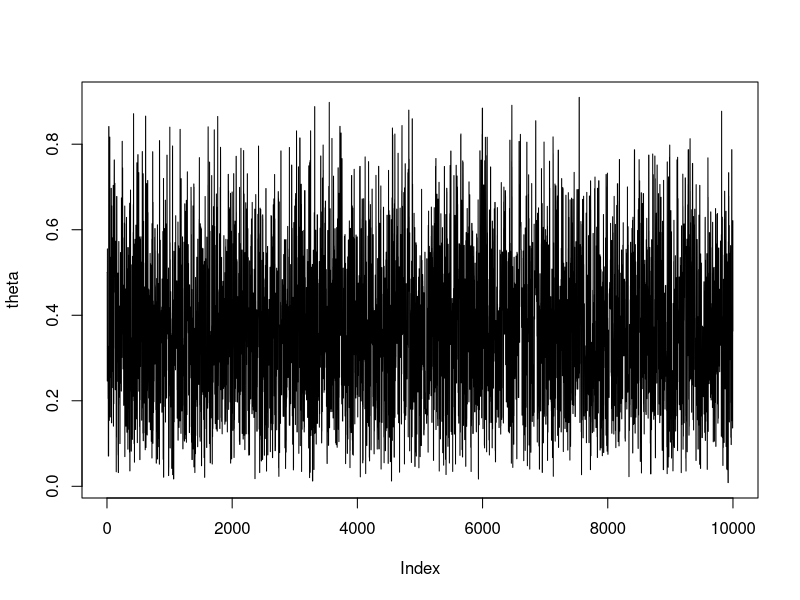
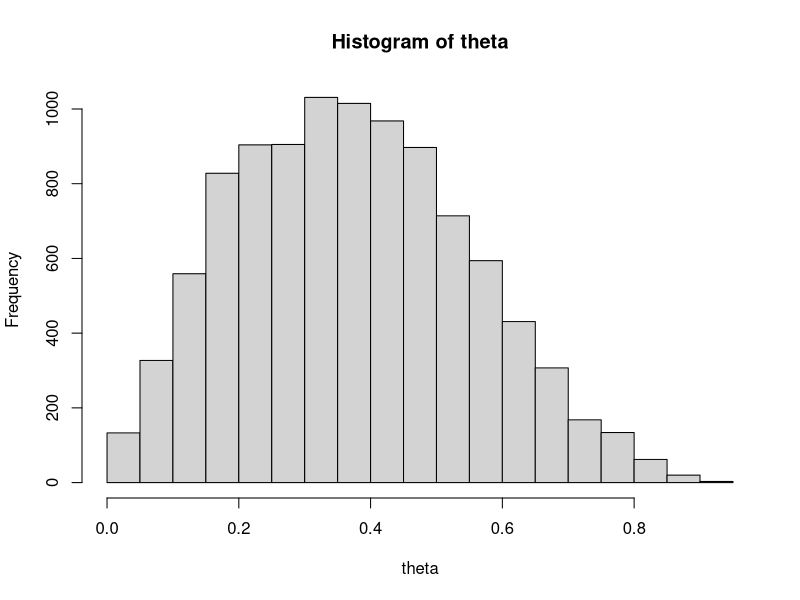

Source code (R) for these figures, in order:
###########################################
fx <- function(x){
  a=2
  b=5
  if(x<0 || x>1){
    f=0
  }else{
    f <- a*b*(x^(a-1))*(1-x^a)^(b-1)
  }
  return(f)
}
theta <- double()
theta[1] <- 0.5
for(i in 1:9999){ 
    propuesta <- rnorm(1, mean = theta[i], sd = 0.4)
    
    f_actual <- fx(theta[i])
    f_propuesta <- fx(propuesta)
    
    alpha <- min(c(1,f_propuesta/f_actual))
    
    quehacemos <- sample(c("salto","no salto"), 
                        size = 1, 
                        prob = c(alpha,1-alpha))
    
    if(quehacemos=="salto") {
      theta[i+1] <- propuesta 
    } else {
      theta[i+1] <- theta[i]
    }
}

plot(theta, type= "l")

hist(theta)

# hacer para 5 combinaciones de a y b